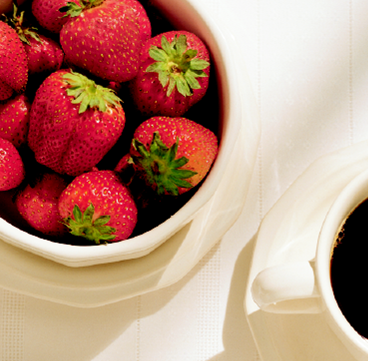
%> input picture Demo/matlab/c1.png, 368 x 361 px
$ octave test_colorProc.m   (GNU Octave 9; MATLAB toolbox functions it lacks are replaced by stand-ins)
%> lines starting %> are read from the running program, lines starting %| are printed output that depends on the picture; in (x1, y1, x2, y2) boxes, pixels count from 0 and x2, y2 are one past the last pixel; in counts of white or black regions, pixels touching at a corner belong together; the program's own positions count from 1
### Demo/matlab/rgb2hsi.m
function hsi = rgb2hsi(im)

RG = im(:,:,1) - im(:,:,2);
RB = im(:,:,1) - im(:,:,3);
GB = im(:,:,2) - im(:,:,3);

mask = im(:,:,3) <= im(:,:,2);
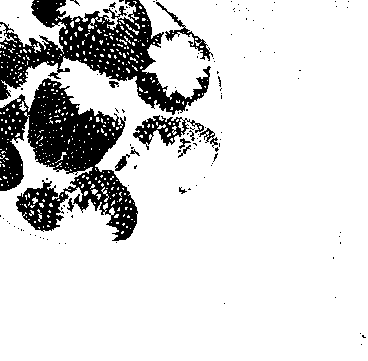
%> mask: size 361x368 logical; 84.1% white; 120 black regions (106 under 20 px), largest, box (x1, y1, x2, y2) and area: (0, 78, 138, 241) 10555, (0, 0, 211, 115) 8425, (133, 115, 204, 150) 859

theta = acos(0.5*(RG+RB)./sqrt(abs(RG.^2 + RB.*GB)))/pi*180;

hsi(:,:,1) = mask.*theta + (1-mask).*(360 - theta);

imsum = sum(im, 3);
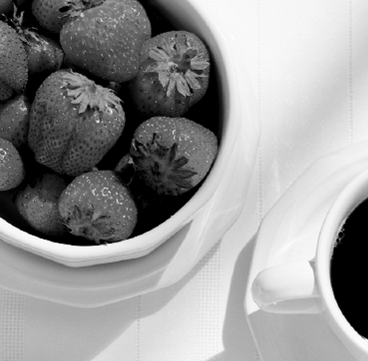
%> imsum: size 361x368 double; min 0, max 3, mean 1.77; drawn with min black and max white
immin = min(im, [], 3);
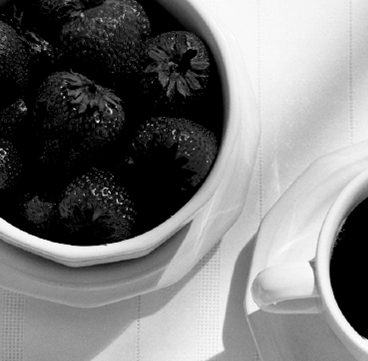
%> immin: size 361x368 double; min 0, max 1, mean 0.473

hsi(:,:,2) = 1 - 3*immin./imsum;

hsi(:,:,3) = mean(im, 3);
%> hsi: size 361x368x3 double; 4.92% of the values are NaN or infinite; the others: min 0, max 359.8, mean 30.37

### Demo/matlab/test_colorProc.m
im = im2double(imread('c1.png'));

hsi = rgb2hsi(im);

cmy = 1-im;
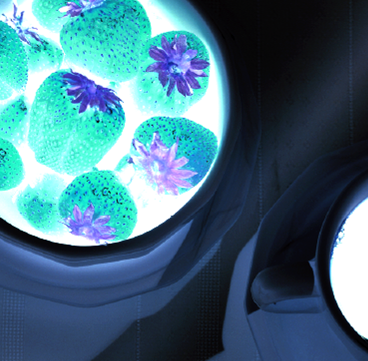
%> cmy: size 361x368x3 double; mean R, G, B 0.274, 0.447, 0.513

imd1 = im*0.7;
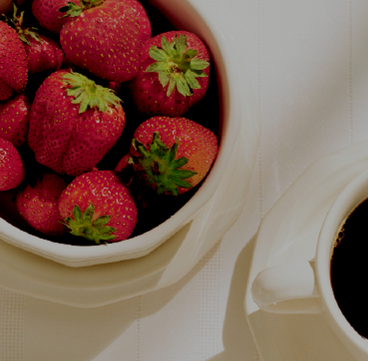
%> imd1: size 361x368x3 double; mean R, G, B 0.508, 0.387, 0.341

cmyd = cmy*0.7 + 0.3;
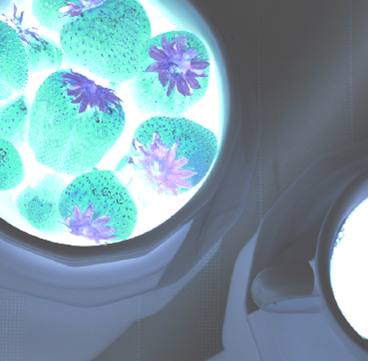
%> cmyd: size 361x368x3 double; mean R, G, B 0.492, 0.613, 0.659
imd2 = 1-cmyd;

figure;
subplot(3,3,1);
imshow(im);

subplot(3,3,2);
imshow(imd1);

subplot(3,3,4);
imshow(cmy);
subplot(3,3,5);
imshow(imd2);

subplot(3,3,7);
imshow(hsi(:,:,1)/360);

subplot(3,3,8);
imshow(hsi(:,:,2));
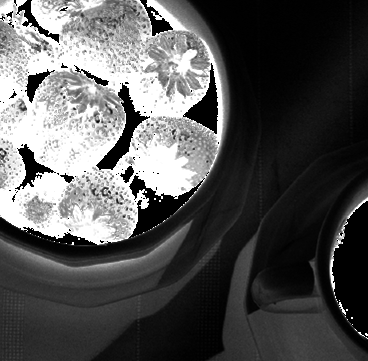
%> displayed picture: size 361x368, on the screen's scale of 0 to 255; min 0, max 255, mean 84.4

subplot(3,3,9);
imshow(hsi(:,:,3));

$ run again, with Demo/matlab/1.png copied over Demo/matlab/c1.png
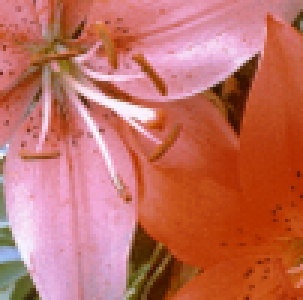
%> input picture Demo/matlab/1.png, 101 x 100 px (shown 3 times larger)
%> in rgb2hsi, `mask = im(:,:,3) <= im(:,:,2);`:
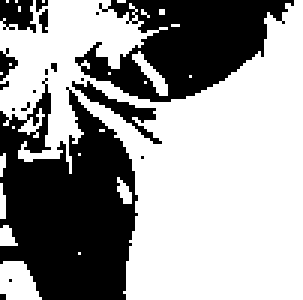
%> mask: size 100x101 logical (shown 3 times larger); 60.8% white; 18 black regions (13 under 20 px), largest, box (x1, y1, x2, y2) and area: (0, 26, 46, 100) 2254, (25, 0, 98, 34) 1380, (24, 27, 54, 48) 139, (0, 0, 12, 11) 95, (0, 16, 6, 27) 34
%> `imshow(hsi(:,:,2));`:
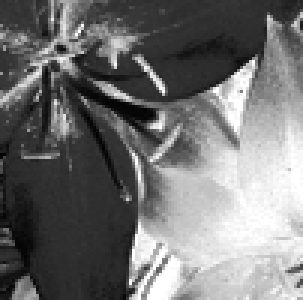
%> displayed picture: size 100x101, on the screen's scale of 0 to 255 (shown 3 times larger); min 1, max 255, mean 114.2
